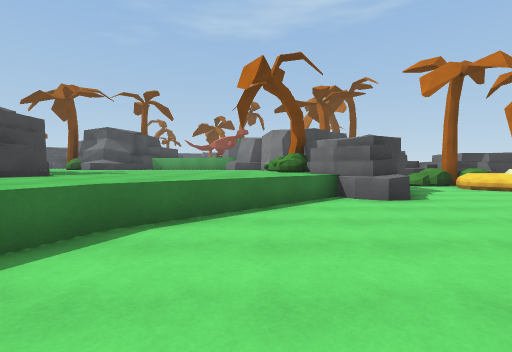
View 1 (above)

16 first-person views from a walk through a scene from a Unity 3-D project. The camera is 1.3 m above the floor, tilts 2° down and sees 85° across. The floor is counted in squares, 2 m on a side. Each view is taken from the middle of a square. On the plan, view 1 faces up. The plan holds only what a view shows up to about 9 squares ahead; the rest is blank. The place goes on beyond the plan. The player character is not drawn. Surface patterns are stand-ins for the level's own textures.

View 2
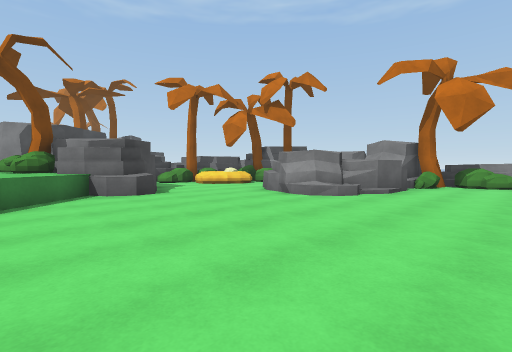

View 3
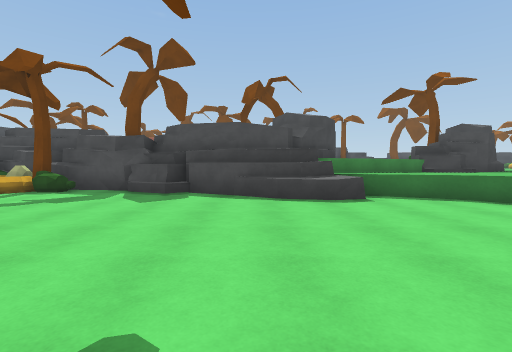

View 4
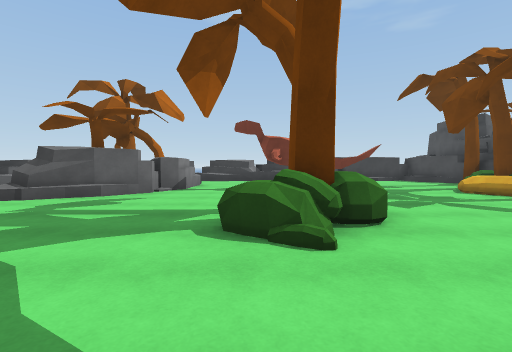

View 5
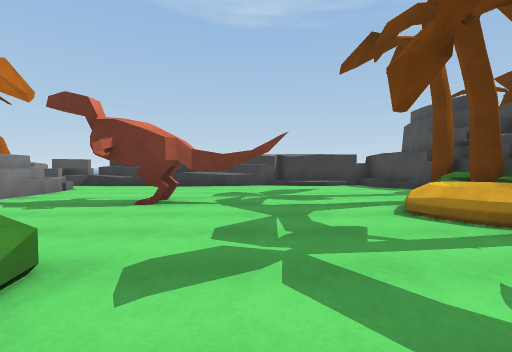

View 6
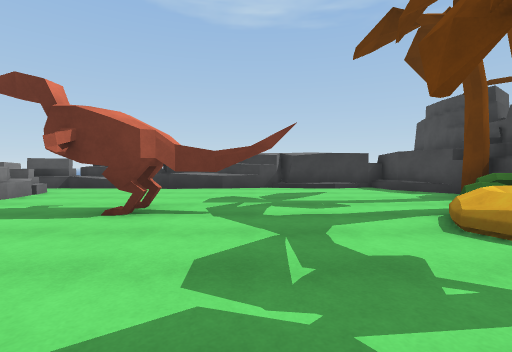

View 7
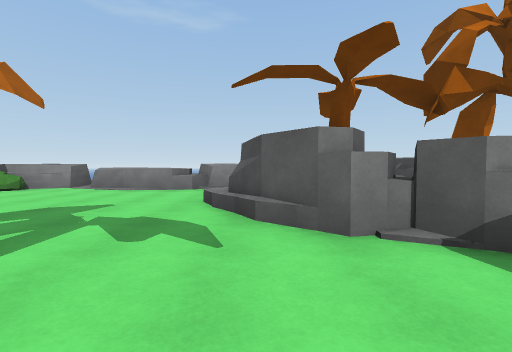

View 8
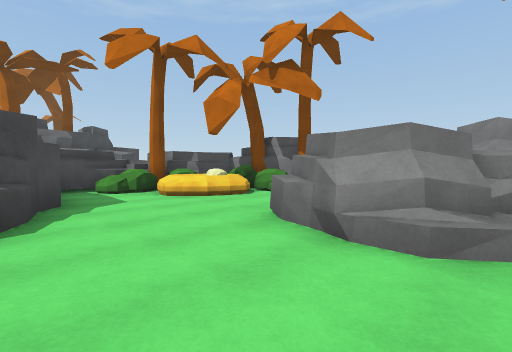

View 9
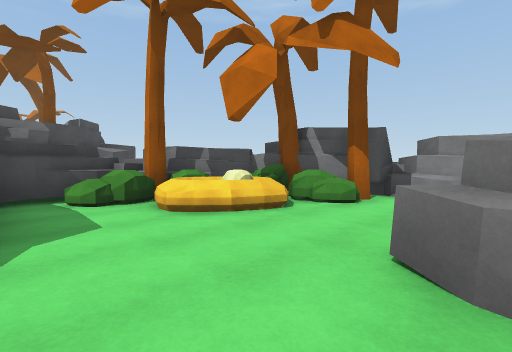

View 10
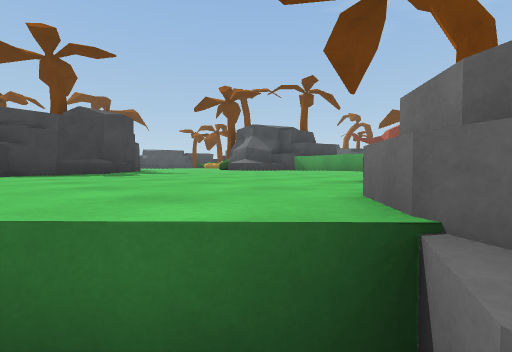

View 11
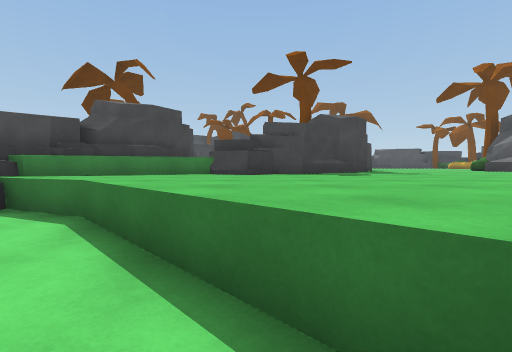

View 12
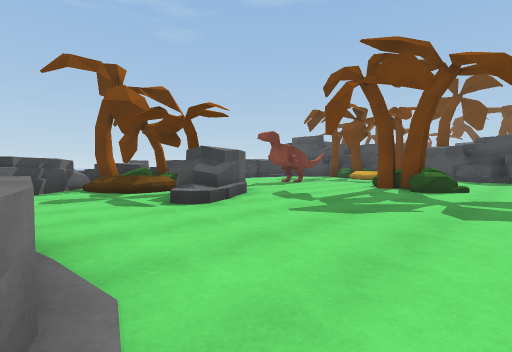

View 13
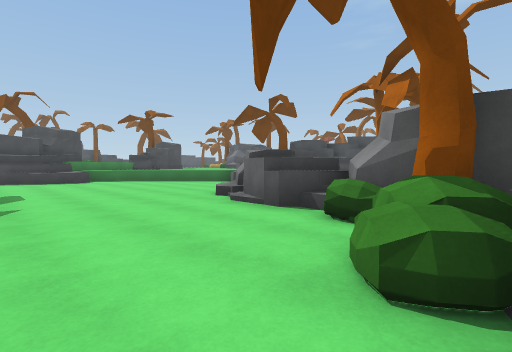

View 14
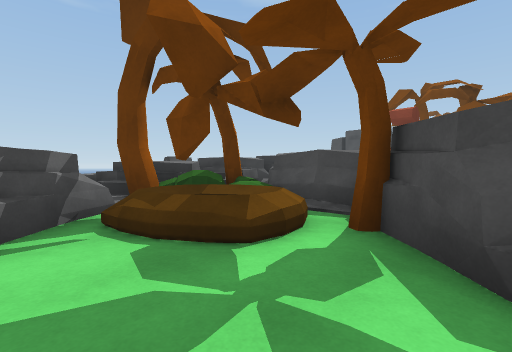

View 15
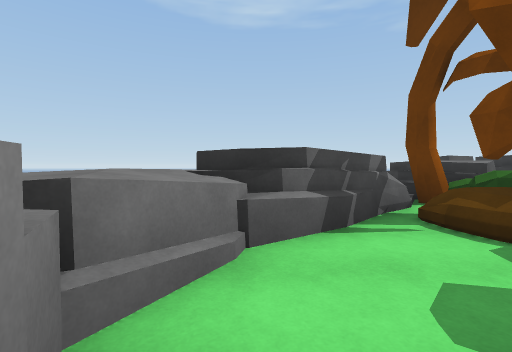

View 16
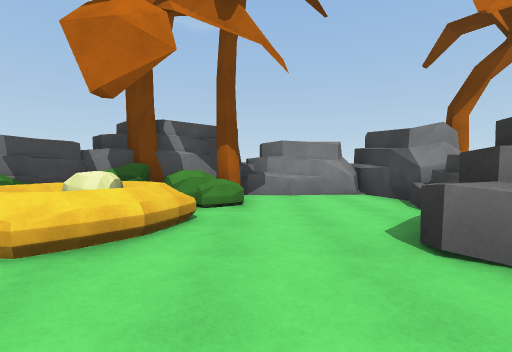

### Floor plan
Key: @ floor where view 1 was taken; # wall or solid block; . main floor; : floor 0.75 m higher than the main floor; / step, stairs or slope; = window, fence, low wall or low ledge; ^ raised ledge; v drop or lower ground; O other object.
Columns run from 7 left of view 1 to 12 right of it. Each row starts with its distance up from view 1.
 11  ^^^^^^    ####
 10  ^^^^^^OO  #OO##
  9  ^^^^^^^O  #OOO##
  8 #^^^^^^^O^ #.OOOO
  7  #^^^^^^^##...O.O#^
  6   #^^^^^^##.......#
  5   #O^^^^..........#
  4    O^^^......O....#
  3    ^^^....../O#####
  2    ^^^......./^####
  1     ^^..........OOO
  0     #^.@.........OO
 -1     #^............#^
 -2     #..............^
 -3    OO.............^
 -4   #O/....O#.......^
 -5   ##.....O........^^
 -6    #O.............O
 -7   ##O.........OO...
 -8   #OO........OO....#
 -9   #OO..###..OO =..=#
-10   OO........OO=##==#
-11  OO.........OOOO==#v
-12  O#.........O:O#==
-13   ##....#^^#^OO
-14    ##########OO

Where each view was taken, in squares from view 1:
view 1: 0 up, 0 right, facing up
view 2: 1 down, 0 right, facing up-right
view 3: 1 down, 4 right, facing left
view 4: 1 down, 3 right, facing down
view 5: 4 down, 0 right, facing down
view 6: 5 down, 0 right, facing down
view 7: 7 down, 3 right, facing right
view 8: 2 up, 3 right, facing up-right
view 9: 4 up, 4 right, facing up-right
view 10: 5 up, 2 right, facing up-left
view 11: 5 up, 2 right, facing left
view 12: 2 down, 11 right, facing down-left
view 13: 2 down, 11 right, facing up-left
view 14: 7 down, 10 right, facing down-left
view 15: 7 down, 11 right, facing down
view 16: 6 up, 4 right, facing right
